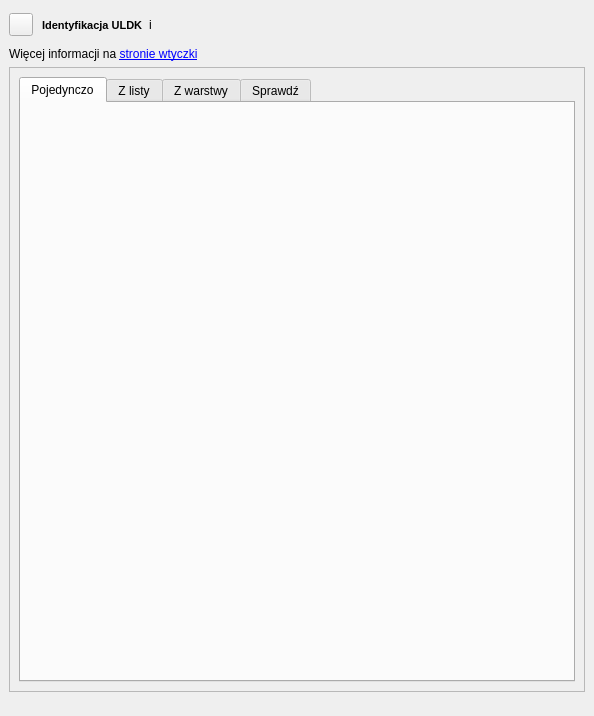
<?xml version="1.0" encoding="UTF-8"?>
<ui version="4.0">
 <class>DockWidget</class>
 <widget class="QDockWidget" name="DockWidget">
  <property name="geometry">
   <rect>
    <x>0</x>
    <y>0</y>
    <width>594</width>
    <height>716</height>
   </rect>
  </property>
  <property name="windowTitle">
   <string>Wyszukiwarka działek ewidencyjnych</string>
  </property>
  <widget class="QWidget" name="dockWidgetContents">
   <layout class="QVBoxLayout" name="verticalLayout_4">
    <item>
     <widget class="QFrame" name="frame_4">
      <property name="sizePolicy">
       <sizepolicy hsizetype="MinimumExpanding" vsizetype="Fixed">
        <horstretch>0</horstretch>
        <verstretch>0</verstretch>
       </sizepolicy>
      </property>
      <property name="minimumSize">
       <size>
        <width>60</width>
        <height>0</height>
       </size>
      </property>
      <property name="frameShape">
       <enum>QFrame::NoFrame</enum>
      </property>
      <property name="frameShadow">
       <enum>QFrame::Raised</enum>
      </property>
      <layout class="QHBoxLayout" name="horizontalLayout">
       <property name="leftMargin">
        <number>0</number>
       </property>
       <property name="topMargin">
        <number>0</number>
       </property>
       <property name="rightMargin">
        <number>0</number>
       </property>
       <property name="bottomMargin">
        <number>0</number>
       </property>
       <item>
        <widget class="QToolButton" name="btnIdentify">
         <property name="text">
          <string/>
         </property>
         <property name="checkable">
          <bool>true</bool>
         </property>
         <property name="checked">
          <bool>false</bool>
         </property>
        </widget>
       </item>
       <item>
        <widget class="QFrame" name="frame_5">
         <property name="frameShape">
          <enum>QFrame::NoFrame</enum>
         </property>
         <property name="frameShadow">
          <enum>QFrame::Raised</enum>
         </property>
         <layout class="QFormLayout" name="formLayout">
          <property name="leftMargin">
           <number>3</number>
          </property>
          <item row="0" column="1">
           <widget class="QLabel" name="label_info_map_point_search">
            <property name="maximumSize">
             <size>
              <width>15</width>
              <height>15</height>
             </size>
            </property>
            <property name="toolTip">
             <string/>
            </property>
            <property name="text">
             <string>i</string>
            </property>
            <property name="scaledContents">
             <bool>true</bool>
            </property>
           </widget>
          </item>
          <item row="0" column="0">
           <widget class="QLabel" name="label_6">
            <property name="sizePolicy">
             <sizepolicy hsizetype="Minimum" vsizetype="Preferred">
              <horstretch>0</horstretch>
              <verstretch>0</verstretch>
             </sizepolicy>
            </property>
            <property name="minimumSize">
             <size>
              <width>20</width>
              <height>0</height>
             </size>
            </property>
            <property name="font">
             <font>
              <pointsize>8</pointsize>
              <weight>75</weight>
              <bold>true</bold>
             </font>
            </property>
            <property name="text">
             <string>Identyfikacja ULDK</string>
            </property>
           </widget>
          </item>
         </layout>
        </widget>
       </item>
      </layout>
     </widget>
    </item>
    <item>
     <widget class="QLabel" name="label_uldk_info">
      <property name="text">
       <string>&lt;html&gt;&lt;head/&gt;&lt;body&gt;&lt;p&gt;Więcej informacji na &lt;a href=&quot;https://gis-support.pl/wtyczka-gis-support/&quot;&gt;&lt;span style=&quot; text-decoration: underline; color:#0000ff;&quot;&gt;stronie wtyczki&lt;/span&gt;&lt;/a&gt;&lt;/p&gt;&lt;/body&gt;&lt;/html&gt;</string>
      </property>
      <property name="textFormat">
       <enum>Qt::RichText</enum>
      </property>
      <property name="openExternalLinks">
       <bool>true</bool>
      </property>
     </widget>
    </item>
    <item>
     <widget class="QScrollArea" name="scrollArea">
      <property name="widgetResizable">
       <bool>true</bool>
      </property>
      <widget class="QWidget" name="scrollAreaWidgetContents">
       <property name="geometry">
        <rect>
         <x>0</x>
         <y>0</y>
         <width>574</width>
         <height>597</height>
        </rect>
       </property>
       <layout class="QVBoxLayout" name="verticalLayout_6">
        <item>
         <widget class="QTabWidget" name="tabs">
          <property name="sizePolicy">
           <sizepolicy hsizetype="Expanding" vsizetype="Minimum">
            <horstretch>0</horstretch>
            <verstretch>0</verstretch>
           </sizepolicy>
          </property>
          <property name="toolTip">
           <string/>
          </property>
          <property name="toolTipDuration">
           <number>0</number>
          </property>
          <property name="whatsThis">
           <string/>
          </property>
          <property name="currentIndex">
           <number>0</number>
          </property>
          <widget class="QWidget" name="tab_search">
           <property name="sizePolicy">
            <sizepolicy hsizetype="Preferred" vsizetype="Fixed">
             <horstretch>0</horstretch>
             <verstretch>0</verstretch>
            </sizepolicy>
           </property>
           <attribute name="title">
            <string>Pojedynczo</string>
           </attribute>
           <layout class="QVBoxLayout" name="verticalLayout_3">
            <item>
             <layout class="QVBoxLayout" name="tab_teryt_search_layout">
              <property name="spacing">
               <number>2</number>
              </property>
             </layout>
            </item>
           </layout>
          </widget>
          <widget class="QWidget" name="tab_import_csv">
           <property name="sizePolicy">
            <sizepolicy hsizetype="Preferred" vsizetype="Fixed">
             <horstretch>0</horstretch>
             <verstretch>0</verstretch>
            </sizepolicy>
           </property>
           <attribute name="title">
            <string>Z listy</string>
           </attribute>
           <layout class="QVBoxLayout" name="verticalLayout_7">
            <item>
             <layout class="QVBoxLayout" name="tab_import_csv_layout">
              <property name="spacing">
               <number>2</number>
              </property>
             </layout>
            </item>
            <item>
             <spacer name="verticalSpacer_3">
              <property name="orientation">
               <enum>Qt::Vertical</enum>
              </property>
              <property name="sizeHint" stdset="0">
               <size>
                <width>20</width>
                <height>40</height>
               </size>
              </property>
             </spacer>
            </item>
           </layout>
          </widget>
          <widget class="QWidget" name="tab_import_layer">
           <property name="sizePolicy">
            <sizepolicy hsizetype="Preferred" vsizetype="Fixed">
             <horstretch>0</horstretch>
             <verstretch>0</verstretch>
            </sizepolicy>
           </property>
           <attribute name="title">
            <string>Z warstwy</string>
           </attribute>
           <layout class="QVBoxLayout" name="verticalLayout">
            <item>
             <layout class="QVBoxLayout" name="tab_import_layer_layout">
              <property name="spacing">
               <number>2</number>
              </property>
             </layout>
            </item>
            <item>
             <spacer name="verticalSpacer_2">
              <property name="orientation">
               <enum>Qt::Vertical</enum>
              </property>
              <property name="sizeHint" stdset="0">
               <size>
                <width>20</width>
                <height>40</height>
               </size>
              </property>
             </spacer>
            </item>
           </layout>
          </widget>
          <widget class="QWidget" name="tab_check_layer">
           <attribute name="title">
            <string>Sprawdź</string>
           </attribute>
           <layout class="QVBoxLayout" name="verticalLayout_5">
            <item>
             <layout class="QVBoxLayout" name="tab_check_layer_layout"/>
            </item>
            <item>
             <spacer name="verticalSpacer_4">
              <property name="orientation">
               <enum>Qt::Vertical</enum>
              </property>
              <property name="sizeHint" stdset="0">
               <size>
                <width>20</width>
                <height>40</height>
               </size>
              </property>
             </spacer>
            </item>
           </layout>
          </widget>
         </widget>
        </item>
       </layout>
      </widget>
     </widget>
    </item>
    <item>
     <spacer name="verticalSpacer">
      <property name="orientation">
       <enum>Qt::Vertical</enum>
      </property>
      <property name="sizeType">
       <enum>QSizePolicy::Fixed</enum>
      </property>
      <property name="sizeHint" stdset="0">
       <size>
        <width>17</width>
        <height>15</height>
       </size>
      </property>
     </spacer>
    </item>
   </layout>
  </widget>
 </widget>
 <resources/>
 <connections/>
</ui>
